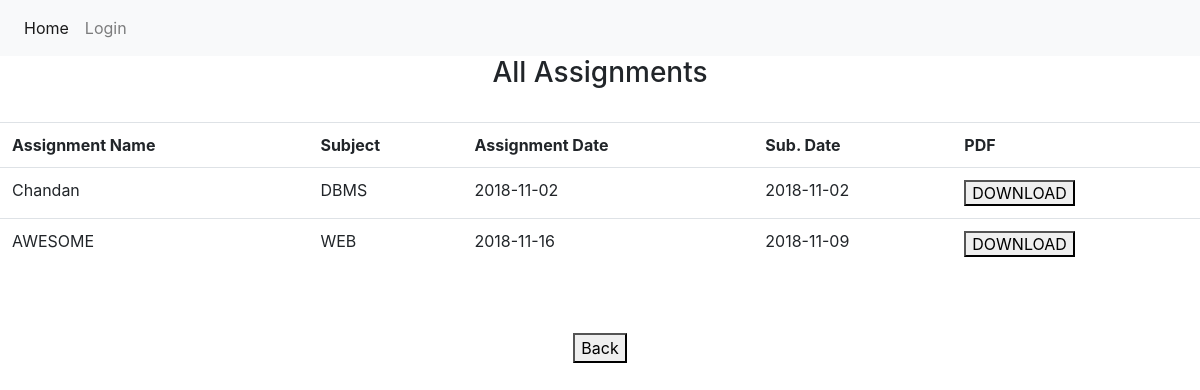
The app's page /ASSG/view.php, older data.
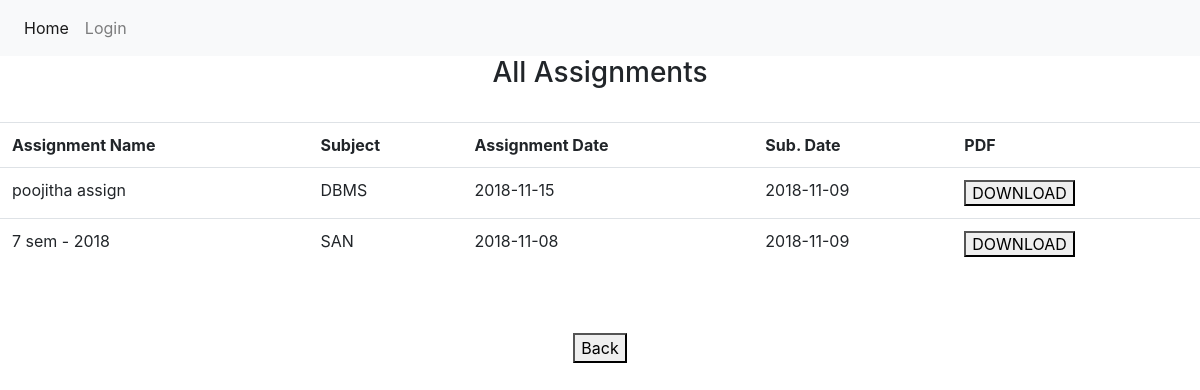
The same page, newer data.
### tables this page shows
CREATE TABLE `Assignments` (
  `Time` timestamp NOT NULL DEFAULT CURRENT_TIMESTAMP,
  `ASSG_Name` varchar(20) NOT NULL,
  `Subject` varchar(10) NOT NULL,
  `Date` date NOT NULL,
  `SDate` date NOT NULL,
  `PDF` longblob NOT NULL
);

### ASSG/view.php (the view, shortened to what this page needs)
<html>
<head><title>View Assignments</title>
  <link rel="stylesheet" href="css/bs.css">
</head>
<nav class="navbar navbar-expand-lg navbar-light bg-light">
  <div class="collapse navbar-collapse" id="navbarNav">
<ul class="navbar-nav">
  <li class="nav-item active">
    <a class="nav-link" href="index.php">Home<span class="sr-only">(current)</span></a>
  </li>
  <li class="nav-item">
    <a class="nav-link" href="login.php">Login</a>
  </li>
</ul>
</div>
</nav>
<body><center><h3>All Assignments</h3><br>
<?php
include "config.php";
$event="SELECT * FROM Assignments";
$result = mysqli_query($sccon,$event);
echo "<table class='table'> <tr><th>Assignment Name</th> <th>Subject</th> <th>Assignment Date</th> <th>Sub. Date</th> <th>PDF</th></tr>";
while($row = mysqli_fetch_array($result)) {
    echo "<tr>";
    echo "<td>".$row['ASSG_Name']."</td>";
    $t=$row['Time'];
    echo "<td>".$row['Subject']."</td>";
    echo "<td>".$row['Date']."</td>";
    echo "<td>".$row['SDate']."</td>";
    echo "<td><a href='pdf.php?q=".$t."'><button>DOWNLOAD</button></td>";
    echo "</tr>";
}
?>
</table><br>
<br>
<a href='index.php'><button>Back</button></a></center>
</body>
</html>

Row changes from the older to the newer data that the page shows:
removed assignments: ASSG_Name "Chandan", Subject "DBMS", Date "2018-11-02", SDate "2018-11-02"
removed assignments: ASSG_Name "AWESOME", Subject "WEB", Date "2018-11-16", SDate "2018-11-09"
added assignments: ASSG_Name "poojitha assign", Subject "DBMS", Date "2018-11-15", SDate "2018-11-09"
added assignments: ASSG_Name "7 sem - 2018", Subject "SAN", Date "2018-11-08", SDate "2018-11-09"
